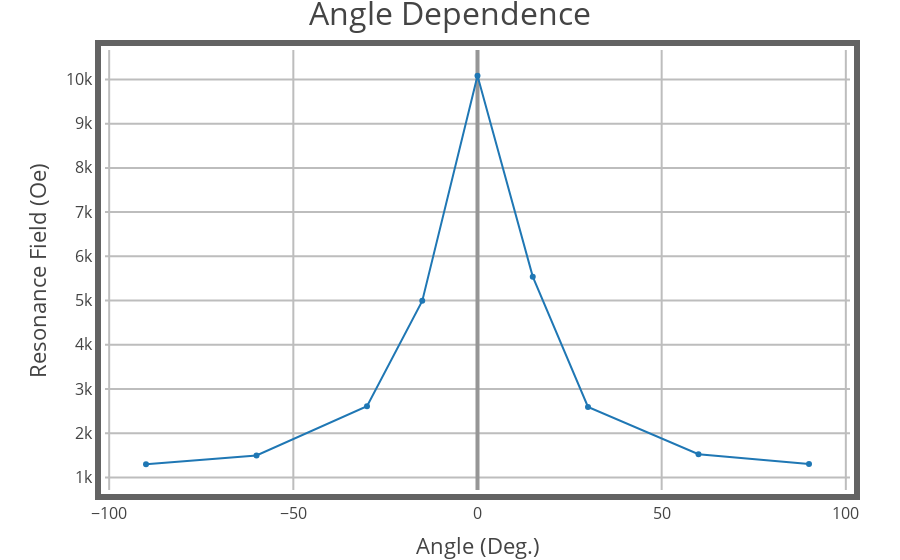

Notebook code cell kept with this figure:
### Markdown cell above
## Residue Function

$H_{res} \equiv y$

$2\theta \equiv x$

$F(x,y) = 2 \pi f = \gamma \cdot [(\sqrt{y^{2}-(\frac{M}{2}sinx)^{2}}-M \cdot cosx)\cdot (\sqrt{y^{2}-(\frac{M}{2}sinx)^{2}}-M \cdot \frac{1+cosx}{2})]^{1/2}$

$f$ = 9.7GHz

### Code cell
x_degree = [0, 30, 60, 75, 90, 105, 120, 150, 180]
for i in range(len(x_degree)):
    x_degree[i] = x_degree[i] - 90
    
y_origin = [1299.4, 1498.8, 2610.5, 4993.2, 10083, 5541, 2595, 1525.2, 1302.3]
data = []
for item in range(len(x_degree)):
    data.append([x_degree[item], y_origin[item]])

import plotly.plotly as py
from plotly.offline import download_plotlyjs, init_notebook_mode, plot, iplot, offline
init_notebook_mode(connected=True)
import plotly.graph_objs as go
trace = go.Scatter(x=x_degree, y=y_origin, name='Angle Dependence')
# layout seetings
layout = go.Layout(
    margin = dict(l = 105, r = 50, b = 70, t = 50, pad = 4),
    title = 'Angle Dependence',
    titlefont = dict(size=32),
    font = dict(size=16),
    xaxis=dict(
        title = 'Angle (Deg.)',
        titlefont=dict(
            size=22,
        ),
        showgrid=True,
        zeroline=True,
        showline=True,
        mirror='ticks',
        gridcolor='#bdbdbd',
        gridwidth=2,
        zerolinecolor='#969696',
        zerolinewidth=4,
        linecolor='#636363',
        linewidth=6
    ),
    yaxis=dict(
        title = 'Resonance Field (Oe)',
        titlefont=dict(
            size=22,
        ),
        showgrid=True,
        zeroline=True,
        showline=True,
        mirror='ticks',
        gridcolor='#bdbdbd',
        gridwidth=2,
        zerolinecolor='#969696',
        zerolinewidth=4,
        linecolor='#636363',
        linewidth=6
    )
)
iplot({"data":[trace],"layout":layout}, filename='Angle Dependence')

### Figure 1 — Plotly figure (JSON) as saved in the notebook; plotly's stock layout.template omitted (floating-point values rounded to 4 significant figures)
{"data": [{"name": "Angle Dependence", "type": "scatter", "x": [-90, -60, -30, -15, 0, 15, 30, 60, 90], "y": [1299.0, 1499.0, 2610.0, 4993.0, 10083, 5541, 2595, 1525.0, 1302.0]}], "layout": {"font": {"size": 16}, "margin": {"b": 70, "l": 105, "pad": 4, "r": 50, "t": 50}, "title": "Angle Dependence", "titlefont": {"size": 32}, "xaxis": {"gridcolor": "#bdbdbd", "gridwidth": 2, "linecolor": "#636363", "linewidth": 6, "mirror": "ticks", "showgrid": true, "showline": true, "title": "Angle (Deg.)", "titlefont": {"size": 22}, "zeroline": true, "zerolinecolor": "#969696", "zerolinewidth": 4}, "yaxis": {"gridcolor": "#bdbdbd", "gridwidth": 2, "linecolor": "#636363", "linewidth": 6, "mirror": "ticks", "showgrid": true, "showline": true, "title": "Resonance Field (Oe)", "titlefont": {"size": 22}, "zeroline": true, "zerolinecolor": "#969696", "zerolinewidth": 4}}}
